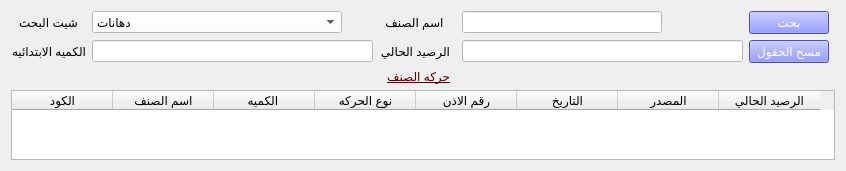
      <widget class="QWidget" name="tab_2">
       <attribute name="title">
        <string>البحث عن اصناف</string>
       </attribute>
       <layout class="QGridLayout" name="gridLayout_4">
        <item row="3" column="5">
         <widget class="QPushButton" name="pushButton">
          <property name="styleSheet">
           <string notr="true">font: 16pt &quot;Arabic Typesetting&quot;;
background-color:rgb(103, 111, 255);
color:rgb(255, 255, 255);</string>
          </property>
          <property name="text">
           <string>مسح الحقول</string>
          </property>
         </widget>
        </item>
        <item row="6" column="0" colspan="7">
         <widget class="QTableWidget" name="tableWidget_2">
          <property name="maximumSize">
           <size>
            <width>1180</width>
            <height>16777215</height>
           </size>
          </property>
          <property name="sizeIncrement">
           <size>
            <width>1</width>
            <height>0</height>
           </size>
          </property>
          <property name="baseSize">
           <size>
            <width>1</width>
            <height>0</height>
           </size>
          </property>
          <property name="contextMenuPolicy">
           <enum>Qt::PreventContextMenu</enum>
          </property>
          <property name="midLineWidth">
           <number>3</number>
          </property>
          <property name="sizeAdjustPolicy">
           <enum>QAbstractScrollArea::AdjustToContentsOnFirstShow</enum>
          </property>
          <attribute name="horizontalHeaderDefaultSectionSize">
           <number>101</number>
          </attribute>
          <column>
           <property name="text">
            <string>الكود</string>
           </property>
          </column>
          <column>
           <property name="text">
            <string>اسم الصنف</string>
           </property>
          </column>
          <column>
           <property name="text">
            <string>الكميه </string>
           </property>
          </column>
          <column>
           <property name="text">
            <string>نوع الحركه</string>
           </property>
          </column>
          <column>
           <property name="text">
            <string>رقم الاذن</string>
           </property>
          </column>
          <column>
           <property name="text">
            <string>التاريخ</string>
           </property>
          </column>
          <column>
           <property name="text">
            <string>المصدر</string>
           </property>
          </column>
          <column>
           <property name="text">
            <string>الرصيد الحالي</string>
           </property>
          </column>
         </widget>
        </item>
        <item row="0" column="1">
         <widget class="QComboBox" name="comboBox_10">
          <property name="maximumSize">
           <size>
            <width>250</width>
            <height>16777215</height>
           </size>
          </property>
          <property name="styleSheet">
           <string notr="true">background-color: rgb(255, 255, 255);
font: 12pt &quot;MS Shell Dlg 2&quot;;</string>
          </property>
          <item>
           <property name="text">
            <string>دهانات</string>
           </property>
          </item>
          <item>
           <property name="text">
            <string>مهمات راكدة</string>
           </property>
          </item>
          <item>
           <property name="text">
            <string>السباكة</string>
           </property>
          </item>
          <item>
           <property name="text">
            <string>الكهرباء</string>
           </property>
          </item>
          <item>
           <property name="text">
            <string>مواد بتروليه</string>
           </property>
          </item>
          <item>
           <property name="text">
            <string>البوابات والمعدات</string>
           </property>
          </item>
          <item>
           <property name="text">
            <string>دفاتر وجناين</string>
           </property>
          </item>
          <item>
           <property name="text">
            <string>النجارة</string>
           </property>
          </item>
          <item>
           <property name="text">
            <string>الخردة</string>
           </property>
          </item>
          <item>
           <property name="text">
            <string>مستعمله</string>
           </property>
          </item>
         </widget>
        </item>
        <item row="3" column="0">
         <widget class="QLabel" name="label_26">
          <property name="text">
           <string>الكميه الابتدائيه</string>
          </property>
         </widget>
        </item>
        <item row="3" column="2">
         <widget class="QLabel" name="label_27">
          <property name="text">
           <string>الرصيد الحالي</string>
          </property>
         </widget>
        </item>
        <item row="3" column="4">
         <widget class="QLineEdit" name="lineEdit_13">
          <property name="styleSheet">
           <string notr="true">background-color: rgb(255, 255, 255);
font: 12pt &quot;MS Shell Dlg 2&quot;;</string>
          </property>
         </widget>
        </item>
        <item row="0" column="5">
         <widget class="QPushButton" name="pushButton_5">
          <property name="maximumSize">
           <size>
            <width>200</width>
            <height>16777215</height>
           </size>
          </property>
          <property name="styleSheet">
           <string notr="true">font: 16pt &quot;Arabic Typesetting&quot;;
background-color:rgb(103, 111, 255);
color:rgb(255, 255, 255);</string>
          </property>
          <property name="text">
           <string>بحث</string>
          </property>
         </widget>
        </item>
        <item row="0" column="2">
         <widget class="QLabel" name="label_24">
          <property name="text">
           <string>اسم الصنف</string>
          </property>
          <property name="alignment">
           <set>Qt::AlignCenter</set>
          </property>
         </widget>
        </item>
        <item row="4" column="2">
         <widget class="QLabel" name="label_28">
          <property name="maximumSize">
           <size>
            <width>200</width>
            <height>16777215</height>
           </size>
          </property>
          <property name="styleSheet">
           <string notr="true">
color: rgb(85, 0, 0);
font: 75 14pt &quot;MS Shell Dlg 2&quot;;
text-decoration: underline;</string>
          </property>
          <property name="text">
           <string>حركه الصنف</string>
          </property>
         </widget>
        </item>
        <item row="0" column="4">
         <widget class="QLineEdit" name="lineEdit">
          <property name="maximumSize">
           <size>
            <width>200</width>
            <height>16777215</height>
           </size>
          </property>
          <property name="styleSheet">
           <string notr="true">background-color: rgb(255, 255, 255);
font: 12pt &quot;MS Shell Dlg 2&quot;;</string>
          </property>
         </widget>
        </item>
        <item row="0" column="0">
         <widget class="QLabel" name="label_23">
          <property name="text">
           <string>شيت البحث</string>
          </property>
          <property name="alignment">
           <set>Qt::AlignCenter</set>
          </property>
         </widget>
        </item>
        <item row="3" column="1">
         <widget class="QLineEdit" name="lineEdit_11">
          <property name="styleSheet">
           <string notr="true">background-color: rgb(255, 255, 255);
font: 12pt &quot;MS Shell Dlg 2&quot;;</string>
          </property>
         </widget>
        </item>
       </layout>
      </widget>
